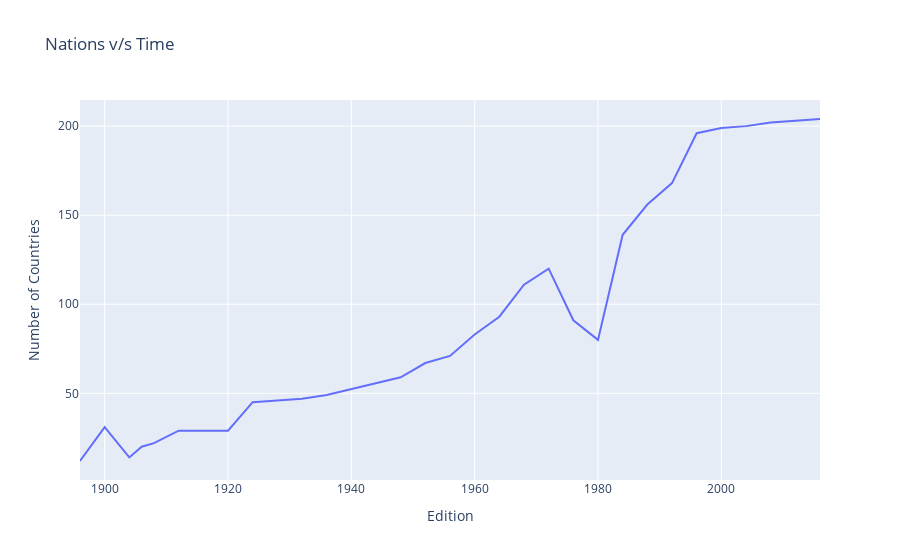

Here is the notebook cell this chart was saved with:
### Markdown cell above
Number of Countries participated over the years

### Code cell
fig = px.line(nations_vs_time, x="Edition", y="Number of Countries", title='Nations v/s Time')
fig.show()

### Figure 1 — Plotly figure (JSON) as saved in the notebook; plotly's stock layout.template omitted (floating-point values rounded to 4 significant figures)
{"data": [{"hovertemplate": "Edition=%{x}<br>Number of Countries=%{y}<extra></extra>", "legendgroup": "", "line": {"color": "#636efa", "dash": "solid"}, "marker": {"symbol": "circle"}, "mode": "lines", "name": "", "orientation": "v", "showlegend": false, "type": "scatter", "x": [1896, 1900, 1904, 1906, 1908, 1912, 1920, 1924, 1928, 1932, 1936, 1948, 1952, 1956, 1960, 1964, 1968, 1972, 1976, 1980, 1984, 1988, 1992, 1996, 2000, 2004, 2008, 2012, 2016], "xaxis": "x", "y": [12, 31, 14, 20, 22, 29, 29, 45, 46, 47, 49, 59, 67, 71, 83, 93, 111, 120, 91, 80, 139, 156, 168, 196, 199, 200, 202, 203, 204], "yaxis": "y"}], "layout": {"legend": {"tracegroupgap": 0}, "title": {"text": "Nations v/s Time"}, "xaxis": {"anchor": "y", "domain": [0, 1], "title": {"text": "Edition"}}, "yaxis": {"anchor": "x", "domain": [0, 1], "title": {"text": "Number of Countries"}}}}
